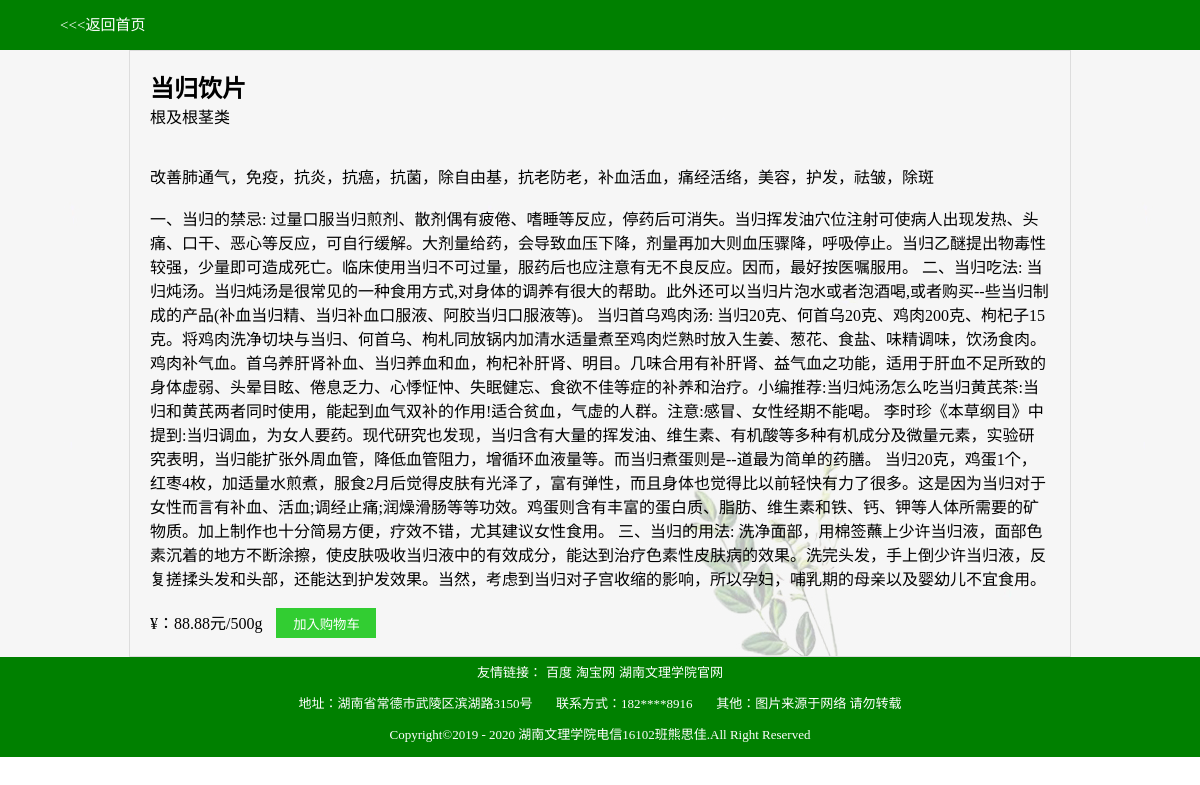
/medicine/details/1, run on the app's committed database.
### myapp/models.py (models this page shows, shortened)
class Goods(models.Model):
    name = models.CharField(max_length=10, blank=False)
    classify = models.CharField(max_length=10, blank=True)
    function = models.CharField(max_length=500, blank=True)
    photo = models.ImageField(blank=True)
    content = models.TextField(blank=True)
    price = models.DecimalField(max_digits=10, decimal_places=2, blank=True)

### myapp/views.py (the view)
# urls.py: url(r'^details/(\d+)', details),
def details(request, num):
    if request.method == "GET":
        medicine = Goods.objects.get(id=num)
        return render(request, "details.html", context={"medicine": medicine})

### templates/details.html (shortened to what this page needs)
<!DOCTYPE html>
<html lang="en">
<head>
    <link rel="stylesheet" href="../static/css/base.css">
    <link rel="stylesheet" href="../static/css/detail.css">
</head>
<body>
    <div class="top_box">
        <a href="/medicine/homepage" style="margin-left: 60px">&lt;&lt;&lt;返回首页</a>
    </div>
    <div class="detail_background" style="background: url('../static/img/详情页背景1.jpg');">
        <div class="detail_box">
            <br>
            <h2>{{ medicine.name }}</h2>
            <p>{{ medicine.classify }}</p><br>
            <img src="{{ medicine.name }}.jpg" alt=""><br>
            <span>{{ medicine.function }}</span><br><br>
            <span>{{ medicine.content }}</span><br><br>
            <span>¥：{{ medicine.price }}元/500g</span>
            <input type="button" value="加入购物车" class="cart"><br><br>
        </div>
    </div>
    <div class="bottom_box">
        <div class="bottom_font">
            <a href="">友情链接：</a>
            <a href="https://www.baidu.com/">百度</a>
            <a href="https://www.taobao.com/">淘宝网</a>
            <a href="http://www.huas.cn/wzsy.htm">湖南文理学院官网</a>
        </div>
        <div class="bottom_font">
            <span>地址：湖南省常德市武陵区滨湖路3150号</span>
            <span>&nbsp;&nbsp;&nbsp;&nbsp;&nbsp;&nbsp;联系方式：182****8916</span>
            <span>&nbsp;&nbsp;&nbsp;&nbsp;&nbsp;&nbsp;其他：图片来源于网络 请勿转载</span>
        </div>
        <div class="bottom_font">
            <span>
                Copyright&copy;2019 - 2020 湖南文理学院电信16102班熊思佳.All Right Reserved
            </span>
        </div>
    </div>
</body>
</html>

### static/css/base.css (style rules this page uses)
* { margin: 0; padding: 0; }
a { text-decoration: none; }
.top_box { width: 100%; height: 50px; background: green; }
.top_box a { color: #fff; line-height: 50px; font-size: 15px; }
.bottom_box { width: 100%; height: 100px; background: green; }
.bottom_font { line-height: 30px; text-align: center; }
.bottom_box div a { color: white; font-size: 13px; }
.bottom_box div span { color: white; font-size: 13px; margin-top: 10px; }

### static/css/detail.css (style rules this page uses)
.detail_background { width: 100%; background: lightgreen; }
.detail_background .detail_box { width: 900px; height: 100%; margin: auto; border: 1px solid #dddddd; padding-left: 20px; padding-right: 20px; }
.cart { width: 100px; height: 30px; background: limegreen; border: solid 1px limegreen; color: white; margin-left: 10px; }

### data on the page
Goods: name "当归饮片", classify "根及根茎类", function "改善肺通气，免疫，抗炎，抗癌，抗菌，除自由基，抗老防老，补血活血，痛经活络，美容，护发，祛皱，除斑", content "一、当归的禁忌: 过量口服当归煎剂、散剂偶有疲倦、嗜睡等反应，停药后可消失。当归挥发油穴位注射可使病人出现发热、头痛、口干、恶心等反应，可自行缓解。大剂量给药，会导致血压下降，剂量再加大则血压骤降，呼吸停止。当归乙醚提出物毒性较强，少量即可造成死亡。临床使用当归不可过量，服药后也应注意有无不良反应。因而，最好按医嘱服用。 二、当归吃法: 当归炖汤。当归炖汤是很常见的一种食用方式,对身体的调养有很大的帮助。此外还可以当归片泡水或者泡酒喝,或者购买--些当归制成的产品(补血当归精、当归补血口服液、阿胶当归口服液等)。 当归首乌鸡肉汤: 当归20克、何首乌20克、鸡肉200克、枸杞子15克。将鸡肉洗净切块与当归、何首乌、枸札同放锅内加清水适量煮至鸡肉烂熟时放入生姜、葱花、食盐、味精调味，饮汤食肉。鸡肉补气血。首乌养肝肾补血、当归养血和血，枸杞补肝肾、明目。几味合用有补肝肾、益气血之功能，适用于肝血不足所致的身体虚弱、头晕目眩、倦息乏力、心悸怔忡、失眠健忘、食欲不佳等症的补养和治疗。小编推荐:当归炖汤怎么吃当归黄芪茶:当归和黄芪两者同时使用，能起到血气双补的作用!适合贫血，气虚的人群。注意:感冒、女性经期不能喝。 李时珍《本草纲目》中提到:当归调血，为女人要药。现代研究也发现，当归含有大量的挥发油、维生素、有机酸等多种有机成分及微量元素，实验研究表明，当归能扩张外周血管，降低血管阻力，增循环血液量等。而当归煮蛋则是--道最为简单的药膳。…", price "88.88"
